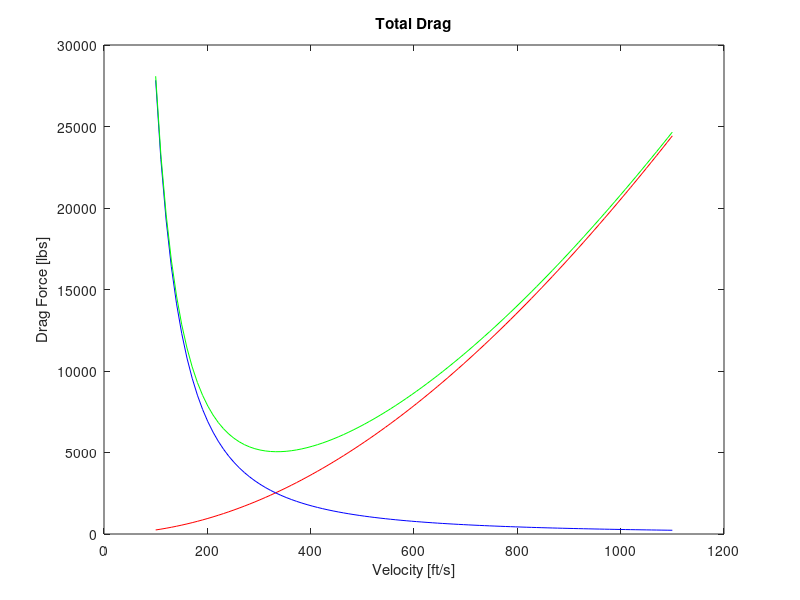
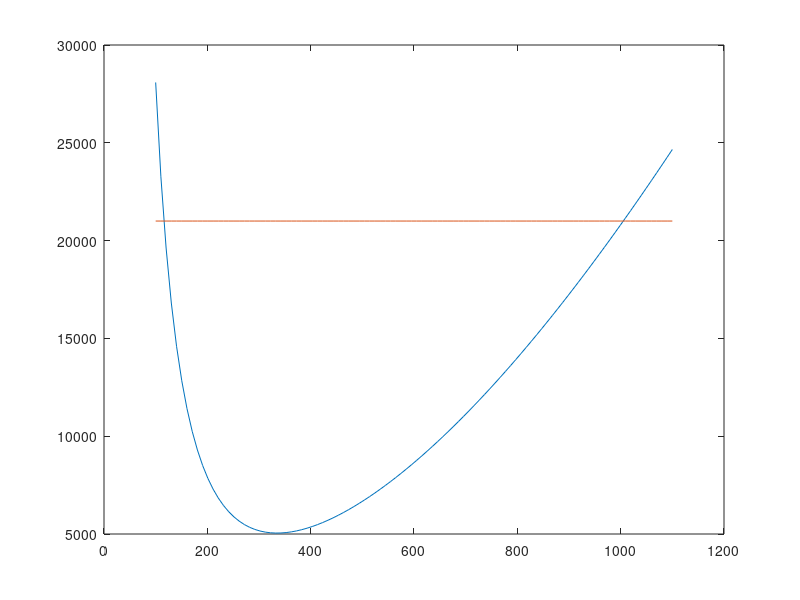

These charts were generated, in order, by the following MATLAB code:
clear all;

MACH = 1.5;
S_ref = 320.56;
S_wing = 232.6;
AR = 4.737*(MACH^-.979);
h = 30000;
LAMDA_LE = 40;
w= 16028;

g = 32.15;                          %Gravitational acceleration [ft/sec^2]
R = 3089.2;                         %Specific gas constant for dry air [lb*ft/sl*K]
a1 = -1.9812*10^-3;                 %Temperature gradient [K/ft]
rho_sl = 0.0023769;                 %Rho at sea level [sl/ft^3]
tau_sl = 288.16;                    %Standard temperature at sea level [K]
mu_sl = 3.737E-7;                   %Dynamic Viscostiy at sea level [lb s/ft2]
S_mu = 110.4;                       %Sutherland Constant for Viscosity [K}



if h<=36089.2                       %For altitudes 0 - 36089.2 km
    tau = tau_sl + a1*h;
    rho = rho_sl * (tau/tau_sl).^(-1-g/(a1*R));
    mu = mu_sl*(tau/tau_sl)^3/2 * ((tau_sl + S_mu)/ (tau + S_mu));
elseif h>36089.2                    %For altitude 36089.2 - 82021 km
    tau_11 = tau_sl + a1*36089.2;   %Temperature at 36089.2 km
    rho_11 = rho_sl * (tau/tau_sl).^(-1-g/(a1*R));    %Pressure at 36089.2 km
    
    tau = tau_11;
    rho = rho_11*exp((-g*(h-36089.2))/(R*tau_11));
    mu = mu_sl*(tau/tau_sl)^3/2 * ((tau_sl + S_mu)/ (tau + S_mu));
end


k = 2.08E-5;%Smooth Paint Drag



v_range = linspace(100,1100);

for i = 1:size(v_range,2)
i
v  = v_range(i)
mach = v/1125
%% Induced Drag

q = .5*rho*v^2;

e = 4.61*(1-0.045*AR^.68)*(cosd(LAMDA_LE))^.15 - 3.1;

K = 1/(pi*AR*e);

K_super = (AR*(mach^2 - 1)*cosd(40))/(4*AR*sqrt(mach^2 - 1)) - 2;


D_Induced(i) = (w^2) / (q*pi*AR*S_wing*e);%K*(w^2)/q;


%% Paracitic Drag

%wings
l_wings = 11;
Re_wings = (rho*v*l_wings)/mu;
R_cutoff_wings = 44.62*(l_wings/k)^1.053 * mach^1.16;
% if(Re_wings<R_cutoff_wings)
%     Re_wings = R_cutoff_wings;
% end

C_f_wings = 0.455/(log10(Re_wings)^2.58 * (1 + .144*mach^2)^.65);
%MS313
xc_ms313 = .375;
tc_ms313 = .131;
FF_wings = (1 + (.6/xc_ms313)*tc_ms313 + 100*tc_ms313^4)*(1.34*mach^.18*(cosd(40))^.28);
S_wet_wings = 233.6391;


%HT
l_HT = 7.52;
Re_HT = (rho*v*l_HT)/mu;
R_cutoff_HT = 44.62*(l_HT/k)^1.053 * mach^1.16;
% if(Re_HT<R_cutoff_HT)
%     Re_HT = R_cutoff_HT;
% end
C_f_HT = 0.455/(log10(Re_wings)^2.58 * (1 + .144*mach^2)^.65);
%0012
xc_0012 = .3;
tc_0012 = .12;
FF_HT = (1 + (.6/xc_0012)*tc_0012 + 100*tc_0012^4)*(1.34*mach^.18*(cosd(45))^.28);
S_wet_HT = 124.4474;

%VT
l_VT = 6.566;
Re_VT = (rho*v*l_VT)/mu;
R_cutoff_VT = 44.62*(l_VT/k)^1.053 * mach^1.16;
% if(Re_VT<R_cutoff_VT)
%     Re_VT = R_cutoff_VT;
% end
C_f_VT = 0.455/(log10(Re_wings)^2.58 * (1 + .144*mach^2)^.65);
%0012
xc_0012 = .3;
tc_0012 = .12;
FF_VT = (1 + (.6/xc_0012)*tc_0012 + 100*tc_0012^4)*(1.34*mach^.18*(cosd(40))^.28);
S_wet_VT = 63.6083;

%Fusealge
l_fuse = 41.8;
A_max_fuse = 25;
Re_fuse = (rho*v*l_fuse)/mu;
R_cutoff_fuse = 44.62*(l_fuse/k)^1.053 * mach^1.16;
% if(Re_fuse<R_cutoff_fuse)
%     Re_fuse = R_cutoff_fuse;
% end
C_f_fuse = 0.455/(log10(Re_fuse)^2.58 * (1 + .144*mach^2)^.65);
f_fuse = l_fuse/(sqrt((4/pi)*A_max_fuse));
FF_fuse = (.9 + (5/f_fuse^1.5) + (f_fuse/400));
S_wet_fuse = 735.1544;


%Canopy
l_canopy = 12;
A_max_canopy = 5.5;
Re_canopy = (rho*v*l_canopy)/mu;
R_cutoff_canopy = 44.62*(l_canopy/k)^1.053 * mach^1.16;
% if(Re_canopy<R_cutoff_canopy)
%     Re_canopy = R_cutoff_canopy;
% end
C_f_canopy = 0.455/(log10(Re_canopy)^2.58 * (1 + .144*mach^2)^.65);
f_canopy = l_canopy/(sqrt((4/pi)*A_max_canopy));
FF_canopy = (.9 + (5/f_canopy^1.5) + (f_canopy/400));
S_wet_canopy = 66.2804;


%Inlet
l_inlet = 3;
A_max_inlet = pi*2.1355^2;
Re_inlet = (rho*v*l_inlet)/mu;
R_cutoff_inlet = 44.62*(l_inlet/k)^1.053 * mach^1.16;
% if(Re_inlet<R_cutoff_inlet)
%     Re_inlet = R_cutoff_inlet;
% end
C_f_inlet = 0.455/(log10(Re_inlet)^2.58 * (1 + .144*mach^2)^.65);
f_inlet = l_inlet/(sqrt((4/pi)*A_max_inlet));
FF_inlet = 1 + (.35/f_inlet);
S_wet_inlet = 21.1441;
Q_inlet = 1.5;


% Wave Drag
A_max_total = 43.2;
lentgh_term = 46;
Dq_SH = (9*pi/2)*(A_max_total/lentgh_term)^2;

E_wd = 2.1;

Dq_wd = E_wd*(1-.386*(mach-1.2)^.57 * (1-((pi*40^.77) / 100)))*Dq_SH;

if (v > 1125)
    FF_wings = 1;
    FF_HT= 1;
    FF_VT= 1;
    FF_fuse= 1;
    FF_canopy= 1;
    FF_inlet= 1;
    C_D_wave = Dq_wd;
else
    C_D_wave = 0;
end

C_D0_wings = C_f_wings*FF_wings*S_wet_wings; 
C_D0_HT = C_f_HT*FF_HT*S_wet_HT;
C_D0_VT = C_f_VT*FF_VT*S_wet_VT;
C_D0_fuse = C_f_fuse*FF_fuse*S_wet_fuse;
C_D0_canopy = C_f_canopy*FF_canopy*S_wet_canopy;
C_D0_inlet = C_f_inlet*FF_inlet*S_wet_inlet*Q_inlet;

S_wet = 2*S_wet_wings + 2*S_wet_HT + 2*S_wet_VT + 2*S_wet_fuse + S_wet_canopy + 2*S_wet_inlet;

C_D_misc = 0;
C_D_LP = 0;

C_D0 =  ((2*C_D0_wings + C_D0_fuse + C_D0_canopy + 2*C_D0_inlet + 2*C_D0_HT +2*C_D0_VT)/S_wing) + C_D_misc;

D0_i(i) = q*C_D0*S_wet;
end

D0_total= D0_i + D_Induced;

plot(v_range, D0_i, 'red')
hold on
plot(v_range, D_Induced, 'blue')
plot(v_range, D0_total ,'green')
hold off
title('Total Drag')
xlabel('Velocity [ft/s]')
ylabel('Drag Force [lbs]')

figure
plot(v_range, D0_total)
hold on
thrust = 21000*ones(1,100);
plot(v_range, thrust) 
